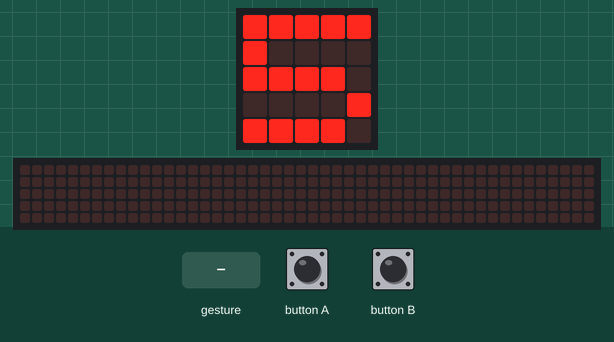
Bench run of a program on a simulated BBC micro:bit (MakeCode). On the bench: the board's 5×5 LED display, a strip that is not on the board, showing the scrolling text unrolled. The test bench sets the inputs (shaded band). A tilt is held for 1.5 s and a shake lasts 1 s, then the board lies face up again; the 48×5 strip is a reading aid, not a part: it shows the text the display is scrolling, unrolled, one strip-width of it at a time.

Above: at 1.2 s.
1.3 s: button A pressed for 0.15 s
At 2.7 s:
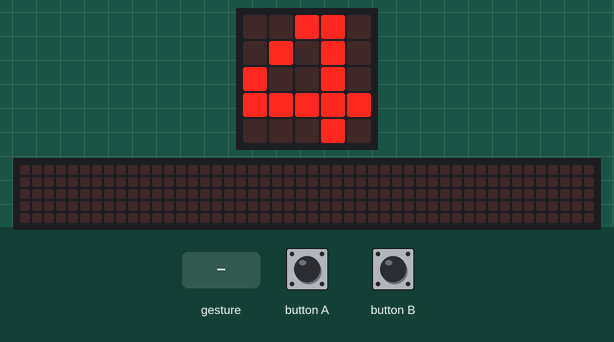
3.0 s: button A pressed for 0.15 s
At 4.8 s:
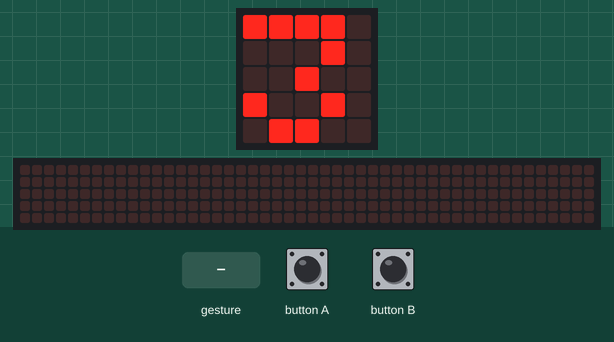
5.3 s: button A pressed 5 times (0.12 s each, 0.3 s apart)
At 7.01 s:
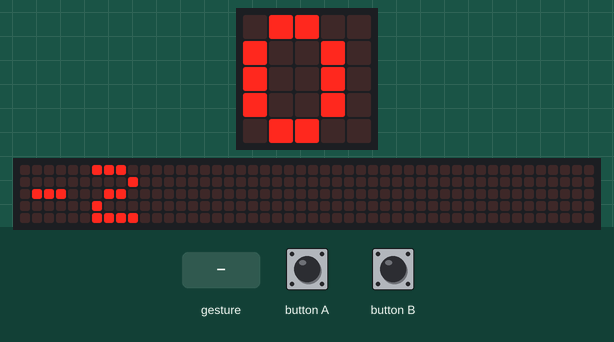
8.9 s: gesture 'shake'
At 10.4 s:
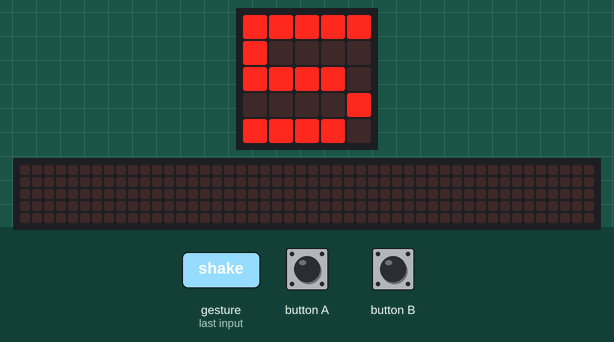
11.1 s: button B pressed for 0.15 s
At 12.6 s:
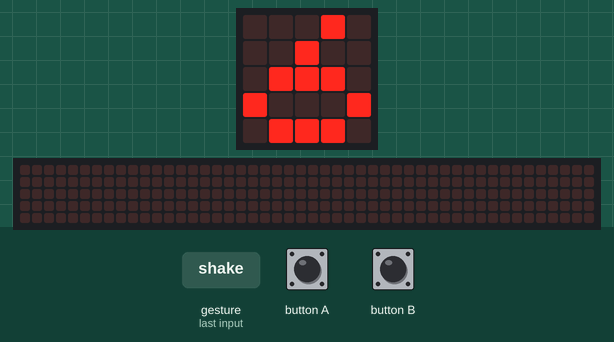
13.4 s: button B pressed for 0.15 s
At 14.7 s:
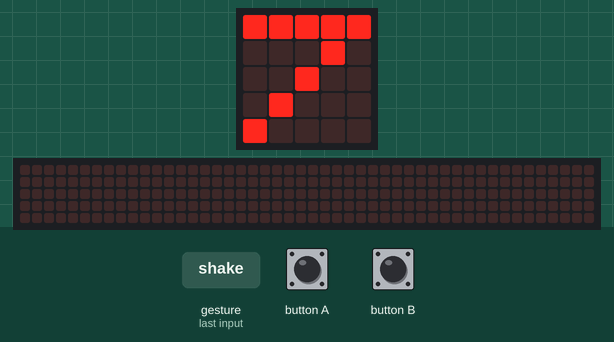
Timing chart, 0 to 16.4 s (numbered marks = the images above; inputs shaded):
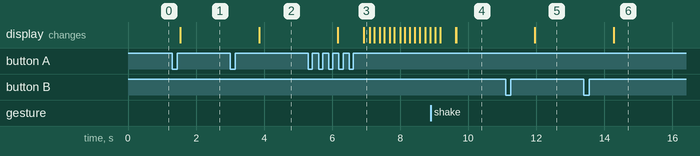

The program:

main.ts
```typescript
input.onButtonPressed(Button.A, function on_button_pressed_a() {

    número += -1
})
input.onGesture(Gesture.Shake, function on_gesture_shake() {

    número = inicial
})
input.onButtonPressed(Button.B, function on_button_pressed_b() {

    número += 1
})
let número = 0
let inicial = 0
inicial = 5
número = inicial
basic.forever(function on_forever() {
    basic.showNumber(número)
})
```

test.ts
```typescript
// os teses vão aqui; isto não será compilado quando este pacote for usado como extensão.
```

Measured:
- after the input at 1.3 s, the display: changes after 0.24 s (image 1)
- after the input at 3.0 s, the display: changes after 0.85 s (image 2)
- after the input at 5.3 s, the display: first changes after 0.86 s (image 3 shows a later state)
- after the input at 11.1 s, the display: changes after 0.86 s (image 5)
- after the input at 13.4 s, the display: changes after 0.87 s (image 6)
